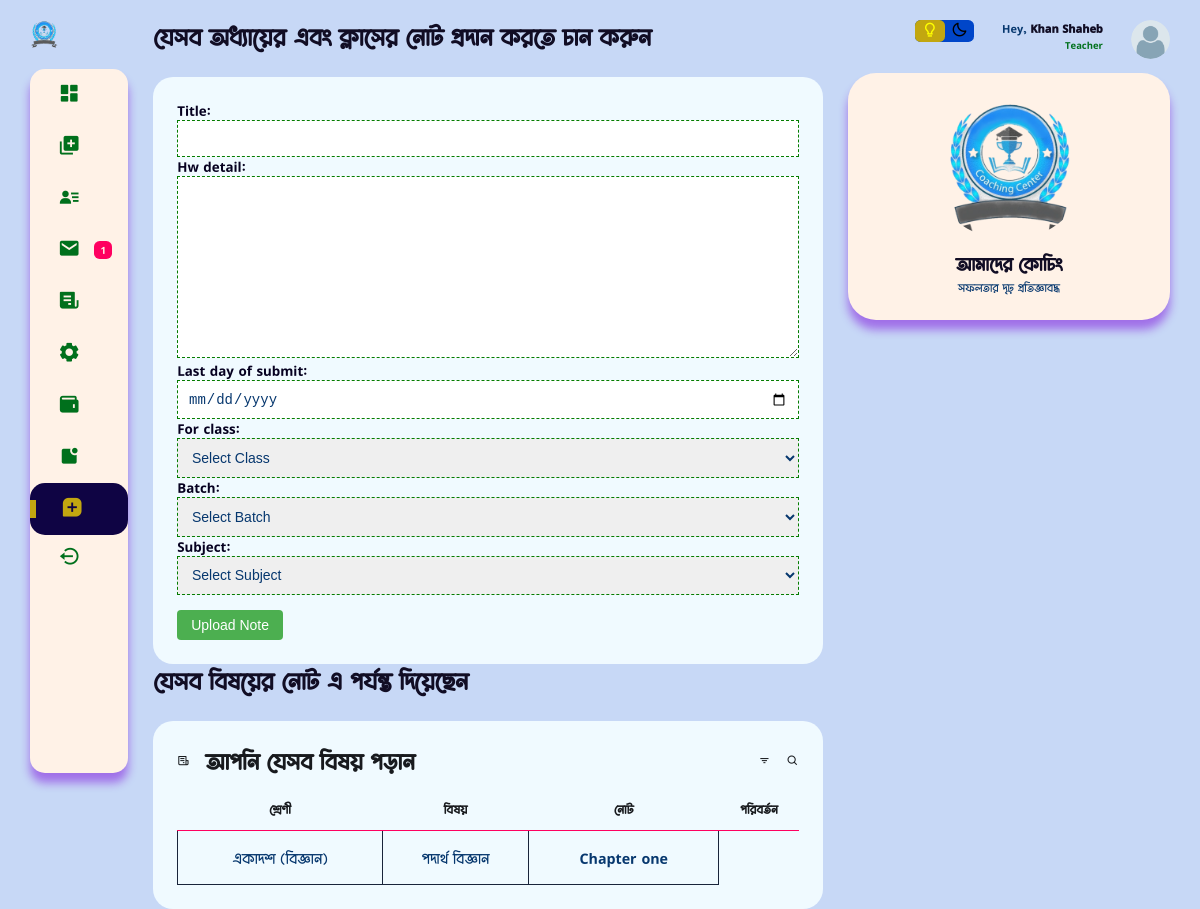
/teacher_dashboard/hw (signed in), run on the app's committed database.
### users/models.py (models this page shows, shortened)
class HomeWork(models.Model):
    title = models.CharField( max_length= 150)
    teacher = models.ForeignKey(Teacher, on_delete=models.CASCADE, null=True, blank=True)
    hw_detail = RichTextField()
    last_day_of_submit = models.DateField( auto_now=False, auto_now_add=False)
    for_class = models.ForeignKey(ClassWithSubject, on_delete=models.CASCADE)
    batch = models.ForeignKey(Batch, on_delete=models.CASCADE)
    subject = models.ForeignKey(Subjects, on_delete=models.CASCADE)
    class Meta:
        verbose_name_plural = "শিক্ষকদের দেওয়া বাড়িরকাজ"

class ClassWithSubject(models.Model):
    s_class = models.CharField(max_length=50, choices=class_for_student, null=True, blank=True)
    subjects = models.ManyToManyField(Subjects)
    def __str__(self):
        return self.s_class
    class Meta:
        verbose_name_plural = "শ্রেণী হিসেবে বিষয় নির্বাচন"

class Subjects(models.Model):
    name = models.CharField(max_length=100 )
    def __str__(self):
        return self.name
    class Meta:
        verbose_name_plural = "বিষয় যুক্ত করুন"

class CustomUser(AbstractUser):
    username = None
    email = models.EmailField("email_address", unique=True, max_length=354)
    phone_number = models.CharField(max_length=15, blank=True, null=True)
    ROLE_CHOICES = [
        ('student', 'Student'),
        ('teacher', 'Teacher'),
        ('guardian', 'Guardian'),
    ]
    role = models.CharField(max_length=10, choices=ROLE_CHOICES)
    USERNAME_FIELD = "email"
    REQUIRED_FIELDS = ['phone_number']
    objects = CustomManager()
    class Meta:
        verbose_name_plural = "ইউজার অ্যাকাউন্ট *VIP* "

class Teacher(models.Model):
    user = models.OneToOneField(CustomUser, on_delete=models.CASCADE)
    basic_step_of_reg = models.BooleanField(default=False)
    t_name = models.CharField(max_length=100)
    profile_pic = models.ImageField(upload_to="teacher", default='teacher.png')
    teacher_background = models.CharField(max_length=20, choices=background_of_teacher)
    t_present_adress = models.CharField( max_length=150, null=True, blank=True)
    t_permnt_adress = models.CharField( max_length=150, null=True, blank=True)
    t_extra_phone = models.CharField( max_length=50, null=True, blank=True)
    t_approval = models.BooleanField(default=False)
    created_at = models.DateTimeField(auto_now_add=True)
    updated_at = models.DateTimeField(auto_now=True)
    class Meta:
        verbose_name_plural = "ইউজার( শিক্ষক-শিক্ষিকা )"

### home/views.py (the view, shortened to what this page needs)
# urls.py: path('teacher_dashboard/<str:page>', teacher_dashb, name="teacher_dashb"),
@login_required
def teacher_dashb(request, page=None):
    if request.user.role == 'teacher':
        if page == 'add_mark':
            shift = Shift.objects.all()
            return render(request, 'teacher/add_mark.html', {'data':shift})
        elif page == 'msg':
            all_msg = MessageForTeacher.objects.filter(message_for = request.user.teacher).order_by('upload_at', '-visited')
            context = {
                'all_message':all_msg,
            }
            return render(request, 'teacher/msg.html', context)
        elif page == 'all_setting':
            return redirect('edit_profile')
        elif page == 'hw':
            current_teacher = request.user.teacher
            make_batch_objects = MakeBatch.objects.filter(teacher=current_teacher)
            notes = HomeWork.objects.filter(teacher = current_teacher)
            if request.method == 'POST':
                form = HomeWorkForm(request.POST, request.FILES)
                try:
                    if form.is_valid():
                        form.instance.teacher = request.user.teacher
                        form.save()
                        messages.success(request, f"আপনি সফল ভাবে ক্লাস {form.cleaned_data['for_class']} এর ব্যাচ {form.cleaned_data['batch']} এ বাড়ির কাজ প্রদান করেছেন। ")
                        return redirect('teacher_dashb', page='hw')
                except:
                    return render(request, 'teacher/error.html', {'error_message': form.errors})
            else:
                form = HomeWorkForm()
                distinct_batches = make_batch_objects.values('batch_id', 'batch__batch_name').distinct()
                distinct_classes = make_batch_objects.values('class_name_id', 'class_name__s_class').distinct()
                distinct_subjects = make_batch_objects.values('subject_id', 'subject__name').distinct()
                form.fields['batch'].choices = [('', 'Select Batch')] + [(batch['batch_id'], batch['batch__batch_name']) for batch in distinct_batches]
                form.fields['for_class'].choices = [('', 'Select Class')] + [(class_item['class_name_id'], class_item['class_name__s_class']) for class_item in distinct_classes]
                form.fields['subject'].choices = [('', 'Select Subject')] + [(subject['subject_id'], subject['subject__name']) for subject in distinct_subjects]
            context = {
                'subs': notes,
                'form' : form
            }
            return render(request, 'teacher/hw.html', context)
        elif page == 'wallet':
            return render(request, 'teacher/wallet.html')
        elif page == 'routine':
            routine = MakeBatch.objects.filter(teacher = request.user.teacher)
            return render(request, 'teacher/routine.html', {'routine':routine})
        elif page == 'your_subject':
            sub = MakeBatch.objects.filter(teacher = request.user.teacher)
            return render(request, 'teacher/your_subject.html', {'subs':sub})
    else:
        return render(request, 'main/404.html')

### home/forms.py
class HomeWorkForm(forms.ModelForm):
    last_day_of_submit = forms.DateField(
    widget=forms.TextInput(attrs={'type': 'date'}),
    input_formats=['%Y-%m-%d']
        )
    class Meta:
        model = HomeWork
        fields = ['title', 'hw_detail', 'last_day_of_submit', 'for_class', 'batch', 'subject']
    def __init__(self, *args, **kwargs):
        super(HomeWorkForm, self).__init__(*args, **kwargs)
        for field_name in self.fields:
            self.fields[field_name].widget.attrs['class'] = 'input-field'
        self.fields['last_day_of_submit'].widget.attrs['placeholder'] = "Ex: 2023-11-12"

### home/public.py (called while the page is built)
def common_data(request):
    try:
        if request.user.role == "student":
            try:
                unviewed_msg_std = MessageForStudent.objects.filter(message_for = request.user.student, visited = False).count()
            except:
                unviewed_msg_std = 0
            context = {
                'unviewed_msg_std' : unviewed_msg_std,
            }
        elif request.user.role == "teacher":
            try:
                unviewed_msg = MessageForTeacher.objects.filter(message_for = request.user.teacher, visited = False).count()
            except:
                unviewed_msg = 0
            context = {
                'unviewed_msg' : unviewed_msg,
            }
        else:
            context={}
    except:
        context = {}
    return context

### users/models.py (called while the page is built)
    def __str__(self):
        return f"{self.shift_name}"

### templates/teacher/hw.html (shortened to what this page needs)
{% extends 'teacher/base.html' %}
{% load static %}
{% block content %}
<h1>যেসব অধ্যায়ের এবং ক্লাসের নোট প্রদান করতে চান করুন</h1>
<div class="bottom-data">
    <div class="orders">
        <form action="" method = "POST" enctype="multipart/form-data">
            {{form}}
            <button type="submit" id="quiz-create-button" class="edit-button">Upload Note</button>
        </form>
    </div>
</div>
<h1>
যেসব বিষয়ের নোট এ পর্যন্ত দিয়েছেন
</h1>
<div class="bottom-data">
    <div class="orders">
        <div class="header">
            <i class='bx bx-receipt'></i>
            <h3>আপনি যেসব বিষয় পড়ান</h3>
            <i class='bx bx-filter'></i>
            <i class='bx bx-search'></i>
        </div>
    <table>
        <thead>
            <tr>
                <th>শ্রেণী</th>
                <th>বিষয়</th>
                <th>নোট</th>
                <th>পরিবর্তন</th>
            </tr>
        </thead>
        <tbody>
            {% if subs %}
            {% for s in subs %}
            <tr>
            <td>
                {{s.for_class}}
            </td>
            <td>
                {{s.subject}}
            </td>
            <td>
                {{s.title}}
            </td>
        </tr>
        {% endfor %}
            {% else %}
            <tr>
                <td colspan="5"><h2>আপনার কোনো বিষয় এ কোনো নোট প্রদান করা হয় নি </h2></td>
            </tr>
            {% endif %}
        </tbody>
    </table>
</div>
</div>
{% endblock content %}

### templates/teacher/base.html (shortened to what this page needs)
<!DOCTYPE html>
{% load static %}
<html lang="en">
<head>
    <link href='https://unpkg.com/boxicons@2.1.4/css/boxicons.min.css' rel='stylesheet'>
    <link rel="stylesheet" href="{% static "css/tdash.css" %}">
</head>
<body>
    <div class="container">
        <aside>
            <div class="toggle">
                <div class="logo">
                    <img src="{% static "image/coaching.png" %}">
                </div>
            </div>
            <div class="sidebar">
               {% url 'teacher_dashb' page='home' as home %}
               {% url 'teacher_dashb' page='add_mark' as add_mark %}
               {% url 'teacher_dashb' page='msg' as msg %}
               {% url 'teacher_dashb' page='apply_leave' as apply_leave %}
               {% url 'teacher_dashb' page='all_setting' as all_setting %}
               {% url 'teacher_dashb' page='hw' as hw %}
               {% url 'teacher_dashb' page='your_student' as your_student %}
               {% url 'teacher_dashb' page='wallet' as wallet %}
               {% url 'teacher_dashb' page='notice' as notice %}
               <a {% if request.path == home %}class="active"{% endif %} href="{% url 'teacher_dashb' page='home' %}">
                  <span >
                    <i class='bx bxs-dashboard' ></i>
                  </span>
              </a>
               <a {% if request.path == add_mark %}class="active"{% endif %} href="{% url 'teacher_dashb' page='add_mark' %}">
                   <span >
                    <i class='bx bxs-add-to-queue'></i>
                   </span>
               </a>
               <a {% if request.path == your_student %}class="active"{% endif %} href="{% url "teacher_dashb" page='your_student' %}">
                    <span >
                        <i class='bx bxs-user-detail'></i>
                    </span>
                </a>
               <a {% if request.path == msg %}class="active"{% endif %} href="{% url 'teacher_dashb' page='msg' %}">
                   <span >
                    {% if unviewed_msg == 0 %}
                    <i class='bx bxs-envelope' ></i>
                    {% else %}
                    <i class='bx bxs-envelope bx-tada' ></i>
                    {% endif %}
                   </span>
                   <span class="message-count">{{unviewed_msg}}</span>
               </a>
               <a {% if request.path == apply_leave %}class="active"{% endif %} href="{% url 'teacher_dashb' page='apply_leave' %}">
                   <span >
                    <i class='bx bxs-receipt'></i>
                   </span>
               </a>
               <a {% if request.path == all_setting %}class="active"{% endif %} href="{% url 'teacher_dashb' page='all_setting' %}">
                   <span >
                       <i class='bx bxs-cog bx-spin'  ></i>
                   </span>
               </a>
               <a {% if request.path == wallet %}class="active"{% endif %} href="{% url 'teacher_dashb' page='wallet' %}">
                <span >
                    <i class='bx bxs-wallet'  ></i>
                </span>
               </a>
               <a {% if request.path == notice %}class="active"{% endif %} href="{% url 'teacher_dashb' page='notice' %}">
                   <span >
                    <i class='bx bxs-notification'></i>
                   </span>
               </a>
               <a {% if request.path == hw %}class="active"{% endif %} href="{% url 'teacher_dashb' page='hw' %}">
                   <span >
                    <i class='bx bxs-message-square-add'></i>
                   </span>
               </a>
               <a href="{% url "logout" %}">
                   <span >
                    <i class='bx bx-log-out-circle'  ></i>
                   </span>
               </a>
           </div>
        </aside>
        <main>
            {% block content %}{% endblock content %}
        </main>
        <div class="right-section">
            <div class="nav">
                <div class="dark-mode">
                    <span class="material-icons-sharp active">
                        <i class='bx bx-bulb' style='color:yellow' ></i>
                    </span>
                    <span >
                        <i class='bx bx-moon' style='color:black' ></i>
                    </span>
                </div>
                <div class="profile">
                    <div class="info">
                        <p>Hey, <b>{{request.user.teacher.t_name}}</b></p>
                        <small class="text-muted">Teacher</small>
                    </div>
                    <div class="profile-photo">
                        <img src="{{request.user.teacher.profile_pic.url}}">
                    </div>
                </div>
            </div>
            <div class="user-profile">
                <div class="logo">
                    <img src="{% static "image/coaching.png" %}">
                    <h2>আমাদের কোচিং</h2>
                    <p>সফলতার দৃঢ় প্রতিজ্ঞাবদ্ধ</p>
                </div>
            </div>
        </div>
    </div>
</body>
</html>

### data on the page
HomeWork: for_class "একাদশ (বিজ্ঞান)", subject "পদার্থ বিজ্ঞান", title "Chapter one"
CustomUser: user.teacher.t_name "Khan Shaheb", user.teacher.profile_pic (picture)

### other printed values
{{ unviewed_msg }} "1"
